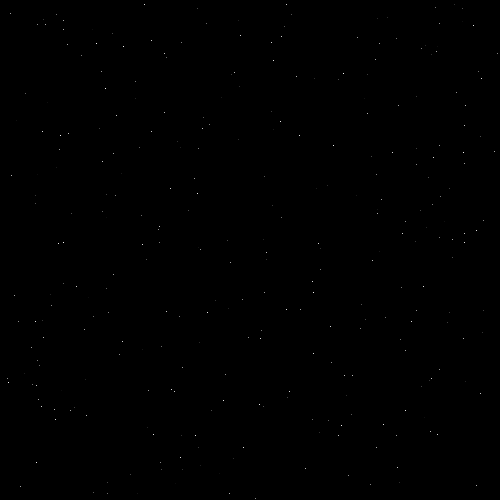
Frame 1 (no input)
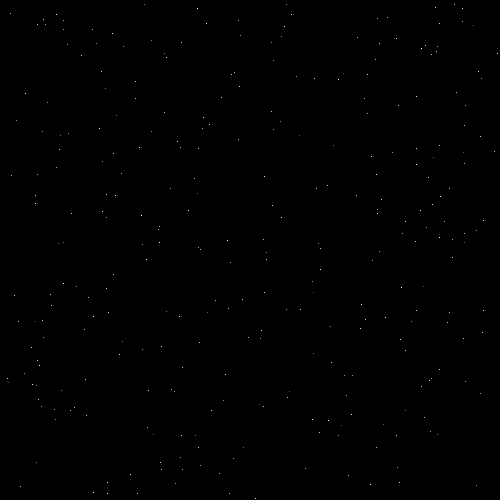
Frame 60 (the mouse pressed at the canvas centre just before this capture)
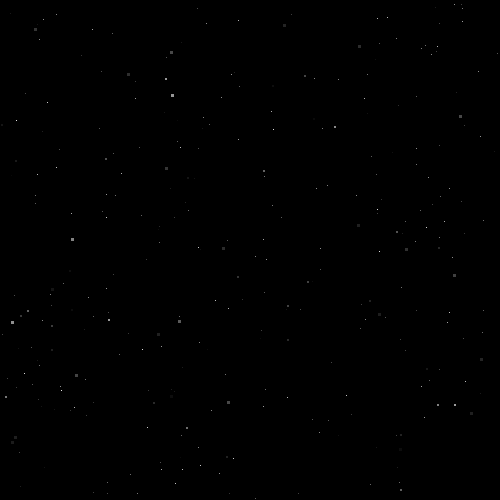
Frame 120 (the mouse held since frame 60 and released just before this capture)

The Processing sketch that drew these frames (run headless with seeded random() and noise(); from frame 60 on, the mouse is pressed at the canvas centre):

// Processing sketch: StarBackdrop
// ── StarBackdrop.pde
ArrayList stars;

void setup(){
  size(500,500);
  background(0);
  //background stars
  stars = new ArrayList();
  for(int i = 1; i <= 300; i++){
    stars.add(new star());
  }
  
  //background(0);
  ////background stars
  //for(int i = 0; i <= stars.size()-1; i++){
  //  star starUse = (star) stars.get(i);
  //  starUse.display();
  //}
}
void draw(){
  background(0);
  //background stars
  for(int i = 0; i <= stars.size()-1; i++){
    star starUse = (star) stars.get(i);
    starUse.display();
  }
}

class star {
  int xPos, yPos, starSize;
  float flickerRate, light;
  boolean rise;
  star(){
    flickerRate = random(2,3);//5); 
    starSize = int(2);//random(2,5));
    xPos = int(random(0,500 - starSize));
    yPos = int(random(0,500 - starSize));
    light = random(10,245);
    rise = true;
  }
  void display(){
    if(light >= 245){
      rise = false;
    }
    if(light <= 10){
      flickerRate = random(2,5);
      starSize = int(random(2,5));
      rise = true;
      xPos = int(random(0,500 - starSize));
      yPos = int(random(0,500 - starSize));
    }
    if(rise == true){
      light += flickerRate;
    }
    if(rise == false){
      light -= flickerRate;
    }
    fill(light);
    rect(xPos, yPos,starSize,starSize);
  }
}

/* Orginal:
// source: https://www.openprocessing.org/sketch/65037#

ArrayList stars;

void setup(){
  size(500,500);
  background(0);
  //background stars
  stars = new ArrayList();
  for(int i = 1; i <= 300; i++){
    stars.add(new star());
  }
}
void draw(){
  background(0);
  //background stars
  for(int i = 0; i <= stars.size()-1; i++){
    star starUse = (star) stars.get(i);
    starUse.display();
  }
}

class star {
  int xPos, yPos, starSize;
  float flickerRate, light;
  boolean rise;
  star(){
    flickerRate = random(2,5); 
    starSize = int(random(2,5));
    xPos = int(random(0,500 - starSize));
    yPos = int(random(0,500 - starSize));
    light = random(10,245);
    rise = true;
  }
  void display(){
    if(light >= 245){
      rise = false;
    }
    if(light <= 10){
      flickerRate = random(2,5);
      starSize = int(random(2,5));
      rise = true;
      xPos = int(random(0,500 - starSize));
      yPos = int(random(0,500 - starSize));
    }
    if(rise == true){
      light += flickerRate;
    }
    if(rise == false){
      light -= flickerRate;
    }
    fill(light);
    rect(xPos, yPos,starSize,starSize);
  }
}
*/
